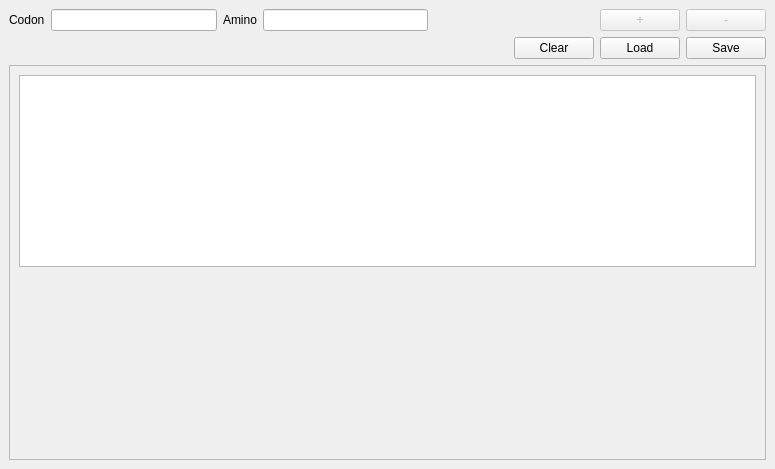
<?xml version="1.0" encoding="UTF-8"?>
<ui version="4.0">
 <class>MainWindow</class>
 <widget class="QMainWindow" name="MainWindow">
  <property name="geometry">
   <rect>
    <x>0</x>
    <y>0</y>
    <width>775</width>
    <height>469</height>
   </rect>
  </property>
  <property name="windowTitle">
   <string>MainWindow</string>
  </property>
  <widget class="QWidget" name="centralwidget">
   <layout class="QGridLayout" name="gridLayout">
    <item row="0" column="0">
     <layout class="QVBoxLayout" name="verticalLayout" stretch="0">
      <property name="sizeConstraint">
       <enum>QLayout::SetFixedSize</enum>
      </property>
      <item>
       <layout class="QHBoxLayout" name="horizontalLayout_2">
        <property name="sizeConstraint">
         <enum>QLayout::SetMaximumSize</enum>
        </property>
        <item>
         <widget class="QLabel" name="label">
          <property name="text">
           <string>Codon</string>
          </property>
         </widget>
        </item>
        <item>
         <widget class="QLineEdit" name="lineEdit"/>
        </item>
        <item>
         <widget class="QLabel" name="label_2">
          <property name="text">
           <string>Amino</string>
          </property>
         </widget>
        </item>
        <item>
         <widget class="QLineEdit" name="lineEdit_2">
          <property name="maxLength">
           <number>255</number>
          </property>
         </widget>
        </item>
        <item>
         <spacer name="horizontalSpacer">
          <property name="orientation">
           <enum>Qt::Horizontal</enum>
          </property>
          <property name="sizeHint" stdset="0">
           <size>
            <width>40</width>
            <height>20</height>
           </size>
          </property>
         </spacer>
        </item>
        <item>
         <widget class="QPushButton" name="pushButton">
          <property name="enabled">
           <bool>false</bool>
          </property>
          <property name="sizePolicy">
           <sizepolicy hsizetype="Minimum" vsizetype="Fixed">
            <horstretch>0</horstretch>
            <verstretch>0</verstretch>
           </sizepolicy>
          </property>
          <property name="text">
           <string>+</string>
          </property>
         </widget>
        </item>
        <item>
         <widget class="QPushButton" name="pushButton_2">
          <property name="enabled">
           <bool>false</bool>
          </property>
          <property name="text">
           <string>-</string>
          </property>
         </widget>
        </item>
       </layout>
      </item>
     </layout>
    </item>
    <item row="5" column="0">
     <widget class="QScrollArea" name="scrollArea">
      <property name="sizeAdjustPolicy">
       <enum>QAbstractScrollArea::AdjustToContents</enum>
      </property>
      <property name="widgetResizable">
       <bool>true</bool>
      </property>
      <widget class="QWidget" name="scrollAreaWidgetContents">
       <property name="geometry">
        <rect>
         <x>0</x>
         <y>0</y>
         <width>755</width>
         <height>340</height>
        </rect>
       </property>
       <layout class="QVBoxLayout" name="verticalLayout_5">
        <property name="leftMargin">
         <number>0</number>
        </property>
        <property name="topMargin">
         <number>0</number>
        </property>
        <property name="rightMargin">
         <number>0</number>
        </property>
        <property name="bottomMargin">
         <number>0</number>
        </property>
        <item>
         <layout class="QVBoxLayout" name="verticalLayout_3">
          <property name="sizeConstraint">
           <enum>QLayout::SetMinimumSize</enum>
          </property>
          <property name="leftMargin">
           <number>9</number>
          </property>
          <property name="topMargin">
           <number>9</number>
          </property>
          <property name="rightMargin">
           <number>9</number>
          </property>
          <item>
           <widget class="QListWidget" name="listWidget"/>
          </item>
          <item>
           <spacer name="verticalSpacer">
            <property name="orientation">
             <enum>Qt::Vertical</enum>
            </property>
            <property name="sizeHint" stdset="0">
             <size>
              <width>20</width>
              <height>40</height>
             </size>
            </property>
           </spacer>
          </item>
         </layout>
        </item>
       </layout>
      </widget>
     </widget>
    </item>
    <item row="1" column="0">
     <layout class="QHBoxLayout" name="horizontalLayout">
      <property name="leftMargin">
       <number>0</number>
      </property>
      <property name="topMargin">
       <number>0</number>
      </property>
      <item>
       <spacer name="horizontalSpacer_3">
        <property name="orientation">
         <enum>Qt::Horizontal</enum>
        </property>
        <property name="sizeHint" stdset="0">
         <size>
          <width>40</width>
          <height>20</height>
         </size>
        </property>
       </spacer>
      </item>
      <item>
       <widget class="QPushButton" name="pushButton_5">
        <property name="text">
         <string>Clear</string>
        </property>
       </widget>
      </item>
      <item>
       <widget class="QPushButton" name="pushButton_4">
        <property name="text">
         <string>Load</string>
        </property>
       </widget>
      </item>
      <item>
       <widget class="QPushButton" name="pushButton_3">
        <property name="text">
         <string>Save</string>
        </property>
       </widget>
      </item>
     </layout>
    </item>
   </layout>
  </widget>
  <widget class="QMenuBar" name="menubar">
   <property name="geometry">
    <rect>
     <x>0</x>
     <y>0</y>
     <width>775</width>
     <height>29</height>
    </rect>
   </property>
  </widget>
 </widget>
 <resources/>
 <connections/>
</ui>
